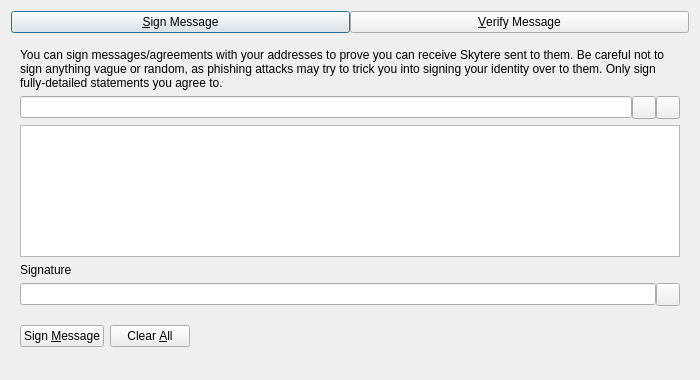
<?xml version="1.0" encoding="UTF-8"?>
<ui version="4.0">
 <class>SignVerifyMessageDialog</class>
 <widget class="QDialog" name="SignVerifyMessageDialog">
  <property name="geometry">
   <rect>
    <x>0</x>
    <y>0</y>
    <width>700</width>
    <height>380</height>
   </rect>
  </property>
  <property name="windowTitle">
   <string>Signatures - Sign / Verify a Message</string>
  </property>
  <property name="modal">
   <bool>true</bool>
  </property>
  <layout class="QVBoxLayout" name="verticalLayout">
   <item>
    <layout class="QHBoxLayout" name="horizontalLayout_Buttons_2">
     <property name="spacing">
      <number>0</number>
     </property>
     <property name="topMargin">
      <number>0</number>
     </property>
     <item>
      <widget class="QPushButton" name="btnSignMessage">
       <property name="text">
        <string>&amp;Sign Message</string>
       </property>
       <property name="checkable">
        <bool>true</bool>
       </property>
      </widget>
     </item>
     <item>
      <widget class="QPushButton" name="btnVerifyMessage">
       <property name="text">
        <string>&amp;Verify Message</string>
       </property>
       <property name="checkable">
        <bool>true</bool>
       </property>
      </widget>
     </item>
    </layout>
   </item>
   <item>
    <widget class="QStackedWidget" name="stackedWidgetSig">
     <property name="minimumSize">
      <size>
       <width>0</width>
       <height>0</height>
      </size>
     </property>
     <property name="currentIndex">
      <number>0</number>
     </property>
     <widget class="QWidget" name="pageSignMessage">
      <layout class="QVBoxLayout" name="verticalLayout_SM">
       <item>
        <widget class="QLabel" name="infoLabel_SM">
         <property name="text">
          <string>You can sign messages/agreements with your addresses to prove you can receive Skytere sent to them. Be careful not to sign anything vague or random, as phishing attacks may try to trick you into signing your identity over to them. Only sign fully-detailed statements you agree to.</string>
         </property>
         <property name="textFormat">
          <enum>Qt::PlainText</enum>
         </property>
         <property name="wordWrap">
          <bool>true</bool>
         </property>
        </widget>
       </item>
       <item>
        <layout class="QHBoxLayout" name="horizontalLayout_1_SM">
         <property name="spacing">
          <number>0</number>
         </property>
         <item>
          <widget class="QValidatedLineEdit" name="addressIn_SM">
           <property name="toolTip">
            <string>The Skytere address to sign the message with</string>
           </property>
          </widget>
         </item>
         <item>
          <widget class="QToolButton" name="addressBookButton_SM">
           <property name="toolTip">
            <string>Choose previously used address</string>
           </property>
           <property name="text">
            <string/>
           </property>
           <property name="shortcut">
            <string>Alt+A</string>
           </property>
          </widget>
         </item>
         <item>
          <widget class="QToolButton" name="pasteButton_SM">
           <property name="toolTip">
            <string>Paste address from clipboard</string>
           </property>
           <property name="text">
            <string/>
           </property>
           <property name="shortcut">
            <string>Alt+P</string>
           </property>
          </widget>
         </item>
        </layout>
       </item>
       <item>
        <widget class="QPlainTextEdit" name="messageIn_SM">
         <property name="toolTip">
          <string>Enter the message you want to sign here</string>
         </property>
        </widget>
       </item>
       <item>
        <widget class="QLabel" name="signatureLabel_SM">
         <property name="text">
          <string>Signature</string>
         </property>
         <property name="textFormat">
          <enum>Qt::PlainText</enum>
         </property>
        </widget>
       </item>
       <item>
        <layout class="QHBoxLayout" name="horizontalLayout_2_SM">
         <property name="spacing">
          <number>0</number>
         </property>
         <item>
          <widget class="QLineEdit" name="signatureOut_SM">
           <property name="readOnly">
            <bool>true</bool>
           </property>
          </widget>
         </item>
         <item>
          <widget class="QToolButton" name="copySignatureButton_SM">
           <property name="toolTip">
            <string>Copy the current signature to the system clipboard</string>
           </property>
           <property name="text">
            <string/>
           </property>
          </widget>
         </item>
        </layout>
       </item>
       <item>
        <layout class="QHBoxLayout" name="horizontalLayout_3_SM">
         <item>
          <widget class="QPushButton" name="signMessageButton_SM">
           <property name="toolTip">
            <string>Sign the message to prove you own this Skytere address</string>
           </property>
           <property name="text">
            <string>Sign &amp;Message</string>
           </property>
           <property name="autoDefault">
            <bool>false</bool>
           </property>
          </widget>
         </item>
         <item>
          <widget class="QPushButton" name="clearButton_SM">
           <property name="toolTip">
            <string>Reset all sign message fields</string>
           </property>
           <property name="text">
            <string>Clear &amp;All</string>
           </property>
           <property name="autoDefault">
            <bool>false</bool>
           </property>
          </widget>
         </item>
         <item>
          <spacer name="horizontalSpacer_1_SM">
           <property name="orientation">
            <enum>Qt::Horizontal</enum>
           </property>
           <property name="sizeHint" stdset="0">
            <size>
             <width>40</width>
             <height>48</height>
            </size>
           </property>
          </spacer>
         </item>
         <item>
          <widget class="QLabel" name="statusLabel_SM">
           <property name="text">
            <string/>
           </property>
           <property name="wordWrap">
            <bool>true</bool>
           </property>
          </widget>
         </item>
         <item>
          <spacer name="horizontalSpacer_2_SM">
           <property name="orientation">
            <enum>Qt::Horizontal</enum>
           </property>
           <property name="sizeHint" stdset="0">
            <size>
             <width>40</width>
             <height>48</height>
            </size>
           </property>
          </spacer>
         </item>
        </layout>
       </item>
      </layout>
     </widget>
     <widget class="QWidget" name="pageVerifyMessage">
      <layout class="QVBoxLayout" name="verticalLayout_VM">
       <item>
        <widget class="QLabel" name="infoLabel_VM">
         <property name="text">
          <string>Enter the receiver's address, message (ensure you copy line breaks, spaces, tabs, etc. exactly) and signature below to verify the message. Be careful not to read more into the signature than what is in the signed message itself, to avoid being tricked by a man-in-the-middle attack. Note that this only proves the signing party receives with the address, it cannot prove sendership of any transaction!</string>
         </property>
         <property name="textFormat">
          <enum>Qt::PlainText</enum>
         </property>
         <property name="alignment">
          <set>Qt::AlignLeading|Qt::AlignLeft|Qt::AlignTop</set>
         </property>
         <property name="wordWrap">
          <bool>true</bool>
         </property>
        </widget>
       </item>
       <item>
        <layout class="QHBoxLayout" name="horizontalLayout_1_VM">
         <property name="spacing">
          <number>0</number>
         </property>
         <item>
          <widget class="QValidatedLineEdit" name="addressIn_VM">
           <property name="toolTip">
            <string>The Skytere address the message was signed with</string>
           </property>
          </widget>
         </item>
         <item>
          <widget class="QToolButton" name="addressBookButton_VM">
           <property name="toolTip">
            <string>Choose previously used address</string>
           </property>
           <property name="text">
            <string/>
           </property>
           <property name="shortcut">
            <string>Alt+A</string>
           </property>
          </widget>
         </item>
        </layout>
       </item>
       <item>
        <widget class="QPlainTextEdit" name="messageIn_VM"/>
       </item>
       <item>
        <widget class="QValidatedLineEdit" name="signatureIn_VM"/>
       </item>
       <item>
        <layout class="QHBoxLayout" name="horizontalLayout_2_VM">
         <item>
          <widget class="QPushButton" name="verifyMessageButton_VM">
           <property name="toolTip">
            <string>Verify the message to ensure it was signed with the specified Skytere address</string>
           </property>
           <property name="text">
            <string>Verify &amp;Message</string>
           </property>
           <property name="autoDefault">
            <bool>false</bool>
           </property>
          </widget>
         </item>
         <item>
          <widget class="QPushButton" name="clearButton_VM">
           <property name="toolTip">
            <string>Reset all verify message fields</string>
           </property>
           <property name="text">
            <string>Clear &amp;All</string>
           </property>
           <property name="autoDefault">
            <bool>false</bool>
           </property>
          </widget>
         </item>
         <item>
          <spacer name="horizontalSpacer_1_VM">
           <property name="orientation">
            <enum>Qt::Horizontal</enum>
           </property>
           <property name="sizeHint" stdset="0">
            <size>
             <width>40</width>
             <height>48</height>
            </size>
           </property>
          </spacer>
         </item>
         <item>
          <widget class="QLabel" name="statusLabel_VM">
           <property name="text">
            <string/>
           </property>
           <property name="wordWrap">
            <bool>true</bool>
           </property>
          </widget>
         </item>
         <item>
          <spacer name="horizontalSpacer_2_VM">
           <property name="orientation">
            <enum>Qt::Horizontal</enum>
           </property>
           <property name="sizeHint" stdset="0">
            <size>
             <width>40</width>
             <height>48</height>
            </size>
           </property>
          </spacer>
         </item>
        </layout>
       </item>
      </layout>
     </widget>
    </widget>
   </item>
  </layout>
 </widget>
 <customwidgets>
  <customwidget>
   <class>QValidatedLineEdit</class>
   <extends>QLineEdit</extends>
   <header>qt/qvalidatedlineedit.h</header>
  </customwidget>
 </customwidgets>
 <resources>
  <include location="../skytere.qrc"/>
 </resources>
 <connections/>
</ui>
